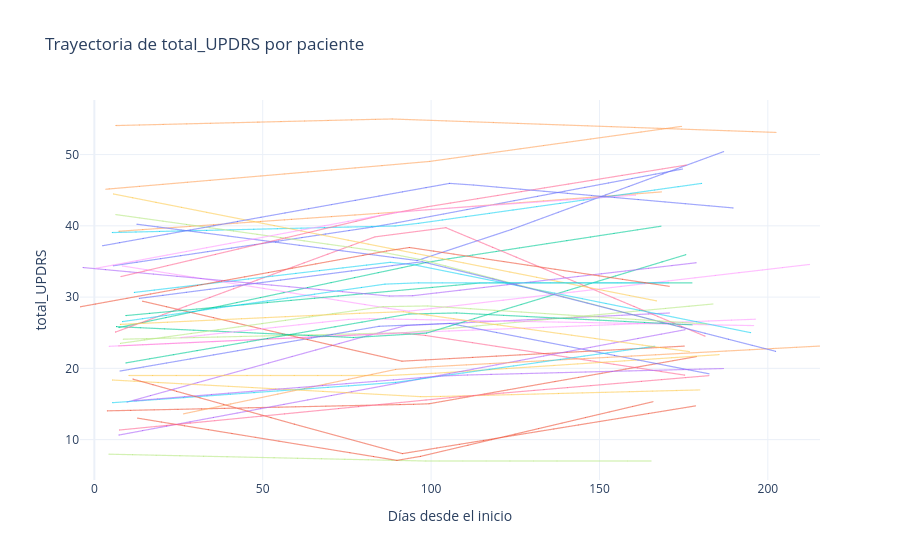

Notebook source saved alongside this figure:
### Markdown cell above
## 4. Trayectorias de gravedad

**Por qué:** el *spaghetti plot* (una línea por paciente) es el gráfico central en datos longitudinales.
Muestra si los pacientes **arrancan en niveles distintos** y si **evolucionan distinto**.

> ⚠️ Según el estudio original, la UPDRS fue evaluada por un médico al inicio, a los 3 y a los 6 meses;
> los valores intermedios fueron interpolados. Por eso las trayectorias se ven casi rectas.

### Code cell
fig = px.line(df, x=TIEMPO, y=OBJETIVO, color="paciente", line_group="paciente",
              title=f"Trayectoria de {OBJETIVO} por paciente",
              labels={TIEMPO: "Días desde el inicio"})
fig.update_traces(opacity=0.6, line_width=1.2)
fig.update_layout(showlegend=False)
guardar(fig, "01_trayectorias")
fig

### Figure 1 — Plotly figure (JSON) as saved in the notebook; plotly's stock layout.template omitted (floating-point values rounded to 4 significant figures; data arrays with more than 128 entries replaced by an {"elided": "..."} marker saying what was removed)
{"data": [{"hovertemplate": "paciente=1<br>Días desde el inicio=%{x}<br>total_UPDRS=%{y}<extra></extra>", "legendgroup": "1", "line": {"color": "#636efa", "dash": "solid", "width": 1.2}, "marker": {"symbol": "circle"}, "mode": "lines", "name": "1", "opacity": 0.6, "showlegend": true, "type": "scattergl", "x": {"elided": "149 float values"}, "xaxis": "x", "y": {"elided": "149 float values"}, "yaxis": "y"}, {"hovertemplate": "paciente=2<br>Días desde el inicio=%{x}<br>total_UPDRS=%{y}<extra></extra>", "legendgroup": "2", "line": {"color": "#EF553B", "dash": "solid", "width": 1.2}, "marker": {"symbol": "circle"}, "mode": "lines", "name": "2", "opacity": 0.6, "showlegend": true, "type": "scattergl", "x": {"elided": "145 float values"}, "xaxis": "x", "y": {"elided": "145 float values"}, "yaxis": "y"}, {"hovertemplate": "paciente=3<br>Días desde el inicio=%{x}<br>total_UPDRS=%{y}<extra></extra>", "legendgroup": "3", "line": {"color": "#00cc96", "dash": "solid", "width": 1.2}, "marker": {"symbol": "circle"}, "mode": "lines", "name": "3", "opacity": 0.6, "showlegend": true, "type": "scattergl", "x": {"elided": "144 float values"}, "xaxis": "x", "y": {"elided": "144 float values"}, "yaxis": "y"}, {"hovertemplate": "paciente=4<br>Días desde el inicio=%{x}<br>total_UPDRS=%{y}<extra></extra>", "legendgroup": "4", "line": {"color": "#ab63fa", "dash": "solid", "width": 1.2}, "marker": {"symbol": "circle"}, "mode": "lines", "name": "4", "opacity": 0.6, "showlegend": true, "type": "scattergl", "x": {"elided": "137 float values"}, "xaxis": "x", "y": {"elided": "137 float values"}, "yaxis": "y"}, {"hovertemplate": "paciente=5<br>Días desde el inicio=%{x}<br>total_UPDRS=%{y}<extra></extra>", "legendgroup": "5", "line": {"color": "#FFA15A", "dash": "solid", "width": 1.2}, "marker": {"symbol": "circle"}, "mode": "lines", "name": "5", "opacity": 0.6, "showlegend": true, "type": "scattergl", "x": {"elided": "156 float values"}, "xaxis": "x", "y": {"elided": "156 float values"}, "yaxis": "y"}, {"hovertemplate": "paciente=6<br>Días desde el inicio=%{x}<br>total_UPDRS=%{y}<extra></extra>", "legendgroup": "6", "line": {"color": "#19d3f3", "dash": "solid", "width": 1.2}, "marker": {"symbol": "circle"}, "mode": "lines", "name": "6", "opacity": 0.6, "showlegend": true, "type": "scattergl", "x": {"elided": "156 float values"}, "xaxis": "x", "y": {"elided": "156 float values"}, "yaxis": "y"}, {"hovertemplate": "paciente=7<br>Días desde el inicio=%{x}<br>total_UPDRS=%{y}<extra></extra>", "legendgroup": "7", "line": {"color": "#FF6692", "dash": "solid", "width": 1.2}, "marker": {"symbol": "circle"}, "mode": "lines", "name": "7", "opacity": 0.6, "showlegend": true, "type": "scattergl", "x": {"elided": "161 float values"}, "xaxis": "x", "y": {"elided": "161 float values"}, "yaxis": "y"}, {"hovertemplate": "paciente=8<br>Días desde el inicio=%{x}<br>total_UPDRS=%{y}<extra></extra>", "legendgroup": "8", "line": {"color": "#B6E880", "dash": "solid", "width": 1.2}, "marker": {"symbol": "circle"}, "mode": "lines", "name": "8", "opacity": 0.6, "showlegend": true, "type": "scattergl", "x": {"elided": "150 float values"}, "xaxis": "x", "y": {"elided": "150 float values"}, "yaxis": "y"}, {"hovertemplate": "paciente=9<br>Días desde el inicio=%{x}<br>total_UPDRS=%{y}<extra></extra>", "legendgroup": "9", "line": {"color": "#FF97FF", "dash": "solid", "width": 1.2}, "marker": {"symbol": "circle"}, "mode": "lines", "name": "9", "opacity": 0.6, "showlegend": true, "type": "scattergl", "x": {"elided": "152 float values"}, "xaxis": "x", "y": {"elided": "152 float values"}, "yaxis": "y"}, {"hovertemplate": "paciente=10<br>Días desde el inicio=%{x}<br>total_UPDRS=%{y}<extra></extra>", "legendgroup": "10", "line": {"color": "#FECB52", "dash": "solid", "width": 1.2}, "marker": {"symbol": "circle"}, "mode": "lines", "name": "10", "opacity": 0.6, "showlegend": true, "type": "scattergl", "x": {"elided": "148 float values"}, "xaxis": "x", "y": {"elided": "148 float values"}, "yaxis": "y"}, {"hovertemplate": "paciente=11<br>Días desde el inicio=%{x}<br>total_UPDRS=%{y}<extra></extra>", "legendgroup": "11", "line": {"color": "#636efa", "dash": "solid", "width": 1.2}, "marker": {"symbol": "circle"}, "mode": "lines", "name": "11", "opacity": 0.6, "showlegend": true, "type": "scattergl", "x": {"elided": "138 float values"}, "xaxis": "x", "y": {"elided": "138 float values"}, "yaxis": "y"}, {"hovertemplate": "paciente=12<br>Días desde el inicio=%{x}<br>total_UPDRS=%{y}<extra></extra>", "legendgroup": "12", "line": {"color": "#EF553B", "dash": "solid", "width": 1.2}, "marker": {"symbol": "circle"}, "mode": "lines", "name": "12", "opacity": 0.6, "showlegend": true, "type": "scattergl", "x": [14.36, 14.36, 14.36, 14.36, 14.36, 14.36, 21.39, 21.39, 21.39, 21.4, 21.4, 21.4, 28.36, 28.36, 28.36, 28.36, 28.37, 28.37, 35.36, 35.36, 35.36, 35.36, 35.36, 35.36, 42.36, 42.36, 42.36, 42.36, 42.36, 42.36, 49.36, 49.36, 49.37, 49.37, 49.37, 49.37, 56.33, 56.33, 56.33, 56.33, 56.33, 56.33, 63.36, 63.36, 63.36, 63.36, 63.36, 63.36, 70.35, 70.35, 70.35, 70.35, 70.35, 70.35, 91.33, 91.33, 91.33, 91.33, 91.33, 91.33, 98.36, 98.36, 98.36, 98.36, 98.36, 98.36, 105.4, 105.4, 105.4, 105.4, 105.4, 105.4, 112.3, 112.3, 112.4, 112.4, 112.4, 119.3, 119.3, 119.3, 119.3, 119.3, 119.3, 126.4, 126.4, 126.4, 126.4, 126.4, 126.4, 140.4, 140.4, 140.4, 140.4, 140.4, 140.4, 168.2, 168.2, 168.2, 168.2, 168.2, 168.2, 175.2, 175.2, 175.2, 175.2, 175.2, 175.2], "xaxis": "x", "y": [29.42, 29.42, 29.42, 29.42, 29.42, 29.42, 28.65, 28.65, 28.65, 28.65, 28.65, 28.65, 27.88, 27.88, 27.88, 27.88, 27.88, 27.88, 27.11, 27.11, 27.11, 27.11, 27.11, 27.11, 26.34, 26.34, 26.34, 26.34, 26.34, 26.34, 25.57, 25.57, 25.57, 25.57, 25.57, 25.57, 24.81, 24.81, 24.81, 24.81, 24.81, 24.81, 24.04, 24.04, 24.04, 24.04, 24.04, 24.04, 23.27, 23.27, 23.27, 23.27, 23.27, 23.27, 21.01, 21.01, 21.01, 21.01, 21.01, 21.01, 21.18, 21.18, 21.18, 21.18, 21.19, 21.19, 21.36, 21.36, 21.36, 21.36, 21.36, 21.36, 21.54, 21.54, 21.54, 21.54, 21.54, 21.71, 21.71, 21.71, 21.71, 21.71, 21.71, 21.89, 21.89, 21.89, 21.89, 21.89, 21.89, 22.24, 22.24, 22.24, 22.24, 22.24, 22.24, 22.95, 22.95, 22.95, 22.95, 22.95, 22.95, 23.12, 23.12, 23.12, 23.12, 23.12, 23.12], "yaxis": "y"}, {"hovertemplate": "paciente=13<br>Días desde el inicio=%{x}<br>total_UPDRS=%{y}<extra></extra>", "legendgroup": "13", "line": {"color": "#00cc96", "dash": "solid", "width": 1.2}, "marker": {"symbol": "circle"}, "mode": "lines", "name": "13", "opacity": 0.6, "showlegend": true, "type": "scattergl", "x": [6.596, 6.597, 6.597, 6.599, 6.599, 6.599, 13.63, 13.63, 13.63, 13.63, 13.63, 13.64, 20.81, 20.81, 20.81, 20.81, 20.81, 20.81, 29.54, 29.54, 29.54, 29.54, 29.54, 34.56, 34.56, 34.56, 34.56, 34.56, 41.6, 41.6, 41.6, 41.6, 41.6, 41.6, 55.8, 55.8, 55.8, 55.81, 55.81, 55.81, 63.57, 63.57, 63.57, 63.57, 63.57, 63.57, 76.91, 76.91, 76.91, 76.91, 76.91, 76.91, 98.59, 98.59, 98.59, 98.6, 98.6, 98.6, 105.6, 105.6, 105.6, 105.6, 105.6, 105.6, 112.8, 112.8, 112.8, 112.8, 112.8, 112.8, 119.7, 119.7, 119.7, 119.7, 119.7, 119.7, 126.7, 126.7, 126.7, 126.7, 126.7, 126.7, 140.6, 140.6, 140.6, 140.6, 140.6, 140.6, 147.6, 147.6, 147.6, 147.6, 147.6, 147.6, 154.7, 154.7, 154.7, 154.7, 154.7, 154.7, 168.6, 168.6, 168.6, 168.6, 168.6, 168.6, 175.6, 175.6, 175.6, 175.6, 175.6, 175.6], "xaxis": "x", "y": [25.86, 25.86, 25.86, 25.86, 25.86, 25.86, 25.7, 25.7, 25.7, 25.7, 25.7, 25.7, 25.55, 25.55, 25.55, 25.55, 25.55, 25.55, 25.36, 25.36, 25.36, 25.36, 25.36, 25.25, 25.25, 25.25, 25.25, 25.25, 25.1, 25.1, 25.1, 25.1, 25.1, 25.1, 24.79, 24.79, 24.79, 24.79, 24.79, 24.79, 24.62, 24.62, 24.62, 24.62, 24.62, 24.62, 24.33, 24.33, 24.33, 24.33, 24.33, 24.33, 24.94, 24.94, 24.94, 24.94, 24.94, 24.94, 25.94, 25.94, 25.94, 25.94, 25.94, 25.94, 26.97, 26.97, 26.97, 26.97, 26.97, 26.97, 27.96, 27.96, 27.96, 27.96, 27.96, 27.96, 28.95, 28.95, 28.95, 28.95, 28.95, 28.95, 30.94, 30.94, 30.94, 30.94, 30.94, 30.94, 31.94, 31.94, 31.94, 31.94, 31.94, 31.94, 32.96, 32.96, 32.96, 32.96, 32.96, 32.96, 34.94, 34.94, 34.94, 34.94, 34.95, 34.95, 35.95, 35.95, 35.95, 35.95, 35.95, 35.95], "yaxis": "y"}, {"hovertemplate": "paciente=14<br>Días desde el inicio=%{x}<br>total_UPDRS=%{y}<extra></extra>", "legendgroup": "14", "line": {"color": "#ab63fa", "dash": "solid", "width": 1.2}, "marker": {"symbol": "circle"}, "mode": "lines", "name": "14", "opacity": 0.6, "showlegend": true, "type": "scattergl", "x": {"elided": "136 float values"}, "xaxis": "x", "y": {"elided": "136 float values"}, "yaxis": "y"}, {"hovertemplate": "paciente=15<br>Días desde el inicio=%{x}<br>total_UPDRS=%{y}<extra></extra>", "legendgroup": "15", "line": {"color": "#FFA15A", "dash": "solid", "width": 1.2}, "marker": {"symbol": "circle"}, "mode": "lines", "name": "15", "opacity": 0.6, "showlegend": true, "type": "scattergl", "x": {"elided": "143 float values"}, "xaxis": "x", "y": {"elided": "143 float values"}, "yaxis": "y"}, {"hovertemplate": "paciente=16<br>Días desde el inicio=%{x}<br>total_UPDRS=%{y}<extra></extra>", "legendgroup": "16", "line": {"color": "#19d3f3", "dash": "solid", "width": 1.2}, "marker": {"symbol": "circle"}, "mode": "lines", "name": "16", "opacity": 0.6, "showlegend": true, "type": "scattergl", "x": {"elided": "138 float values"}, "xaxis": "x", "y": {"elided": "138 float values"}, "yaxis": "y"}, {"hovertemplate": "paciente=17<br>Días desde el inicio=%{x}<br>total_UPDRS=%{y}<extra></extra>", "legendgroup": "17", "line": {"color": "#FF6692", "dash": "solid", "width": 1.2}, "marker": {"symbol": "circle"}, "mode": "lines", "name": "17", "opacity": 0.6, "showlegend": true, "type": "scattergl", "x": {"elided": "144 float values"}, "xaxis": "x", "y": {"elided": "144 float values"}, "yaxis": "y"}, {"hovertemplate": "paciente=18<br>Días desde el inicio=%{x}<br>total_UPDRS=%{y}<extra></extra>", "legendgroup": "18", "line": {"color": "#B6E880", "dash": "solid", "width": 1.2}, "marker": {"symbol": "circle"}, "mode": "lines", "name": "18", "opacity": 0.6, "showlegend": true, "type": "scattergl", "x": [4.36, 4.36, 4.361, 4.362, 4.362, 4.363, 11.36, 11.36, 11.36, 11.36, 11.36, 11.36, 18.35, 18.35, 18.35, 18.35, 18.35, 18.35, 25.39, 25.39, 25.39, 25.39, 25.39, 25.39, 32.45, 32.45, 32.45, 32.45, 32.45, 32.45, 39.42, 39.42, 39.42, 39.42, 39.42, 39.42, 53.38, 53.38, 53.38, 53.39, 53.39, 53.39, 60.35, 60.35, 60.35, 60.35, 60.35, 60.35, 67.43, 67.43, 67.43, 67.43, 67.43, 67.43, 74.39, 74.39, 74.39, 74.39, 74.39, 74.39, 81.35, 81.35, 81.35, 81.35, 81.35, 81.36, 88.37, 88.37, 88.37, 88.37, 88.37, 88.38, 98.42, 98.42, 98.42, 98.42, 98.42, 98.42, 102.4, 102.4, 102.4, 102.4, 102.4, 102.4, 109.4, 109.4, 109.4, 109.4, 109.4, 109.4, 116.4, 116.4, 116.4, 116.4, 116.4, 116.4, 123.4, 123.4, 123.4, 123.4, 123.4, 123.4, 130.4, 130.4, 130.4, 130.4, 130.4, 130.4, 137.4, 137.4, 137.4, 137.4, 137.4, 137.4, 158.4, 158.4, 158.4, 158.4, 158.4, 158.4, 165.4, 165.4, 165.4, 165.4, 165.4, 165.4], "xaxis": "x", "y": [7.955, 7.955, 7.955, 7.955, 7.955, 7.955, 7.884, 7.884, 7.884, 7.884, 7.884, 7.884, 7.813, 7.813, 7.813, 7.813, 7.813, 7.813, 7.741, 7.741, 7.741, 7.741, 7.741, 7.741, 7.669, 7.669, 7.669, 7.669, 7.669, 7.669, 7.598, 7.598, 7.598, 7.598, 7.598, 7.598, 7.455, 7.455, 7.455, 7.455, 7.455, 7.455, 7.384, 7.384, 7.384, 7.384, 7.384, 7.384, 7.312, 7.312, 7.312, 7.312, 7.312, 7.312, 7.241, 7.241, 7.241, 7.241, 7.241, 7.241, 7.17, 7.17, 7.17, 7.17, 7.17, 7.17, 7.098, 7.098, 7.098, 7.098, 7.098, 7.098, 7.0, 7.0, 7.0, 7.0, 7.0, 7.0, 7.0, 7.0, 7.0, 7.0, 7.0, 7.0, 7.0, 7.0, 7.0, 7.0, 7.0, 7.0, 7.0, 7.0, 7.0, 7.0, 7.0, 7.0, 7.0, 7.0, 7.0, 7.0, 7.0, 7.0, 7.0, 7.0, 7.0, 7.0, 7.0, 7.0, 7.0, 7.0, 7.0, 7.0, 7.0, 7.0, 7.0, 7.0, 7.0, 7.0, 7.0, 7.0, 7.0, 7.0, 7.0, 7.0, 7.0, 7.0], "yaxis": "y"}, {"hovertemplate": "paciente=19<br>Días desde el inicio=%{x}<br>total_UPDRS=%{y}<extra></extra>", "legendgroup": "19", "line": {"color": "#FF97FF", "dash": "solid", "width": 1.2}, "marker": {"symbol": "circle"}, "mode": "lines", "name": "19", "opacity": 0.6, "showlegend": true, "type": "scattergl", "x": {"elided": "129 float values"}, "xaxis": "x", "y": {"elided": "129 float values"}, "yaxis": "y"}, {"hovertemplate": "paciente=20<br>Días desde el inicio=%{x}<br>total_UPDRS=%{y}<extra></extra>", "legendgroup": "20", "line": {"color": "#FECB52", "dash": "solid", "width": 1.2}, "marker": {"symbol": "circle"}, "mode": "lines", "name": "20", "opacity": 0.6, "showlegend": true, "type": "scattergl", "x": {"elided": "134 float values"}, "xaxis": "x", "y": {"elided": "134 float values"}, "yaxis": "y"}, {"hovertemplate": "paciente=21<br>Días desde el inicio=%{x}<br>total_UPDRS=%{y}<extra></extra>", "legendgroup": "21", "line": {"color": "#636efa", "dash": "solid", "width": 1.2}, "marker": {"symbol": "circle"}, "mode": "lines", "name": "21", "opacity": 0.6, "showlegend": true, "type": "scattergl", "x": [12.68, 12.68, 12.68, 12.68, 12.68, 12.68, 18.83, 18.83, 18.83, 18.83, 18.83, 18.83, 25.75, 25.75, 25.76, 25.76, 25.76, 25.76, 32.84, 32.84, 32.84, 32.84, 32.85, 32.85, 39.71, 39.71, 39.71, 39.71, 39.71, 39.71, 46.85, 46.85, 46.86, 46.86, 46.86, 46.86, 53.84, 53.84, 53.84, 53.85, 53.85, 53.85, 60.84, 60.84, 60.84, 60.84, 60.84, 67.84, 67.85, 67.85, 67.85, 67.85, 67.85, 73.78, 73.78, 73.78, 73.78, 73.78, 73.78, 81.8, 81.8, 81.8, 81.8, 81.8, 88.79, 88.79, 88.79, 88.79, 88.79, 88.79, 95.85, 95.85, 95.85, 95.85, 95.85, 95.85, 123.8, 123.8, 123.8, 123.8, 123.8, 123.8, 130.8, 130.8, 130.8, 130.8, 130.8, 130.8, 137.8, 137.8, 137.8, 137.8, 137.8, 137.8, 144.8, 144.8, 144.8, 144.8, 144.8, 144.8, 151.8, 151.8, 151.8, 151.8, 151.8, 151.8, 158.8, 158.8, 158.8, 158.8, 158.8, 158.8, 168.8, 168.8, 168.8, 168.8, 168.8, 186.9, 186.9, 186.9, 186.9, 186.9, 186.9], "xaxis": "x", "y": [40.22, 40.22, 40.22, 40.22, 40.22, 40.22, 39.85, 39.85, 39.85, 39.85, 39.85, 39.85, 39.42, 39.42, 39.42, 39.42, 39.42, 39.42, 38.99, 38.99, 38.99, 38.99, 38.99, 38.99, 38.57, 38.57, 38.57, 38.57, 38.57, 38.57, 38.13, 38.13, 38.13, 38.13, 38.13, 38.13, 37.7, 37.7, 37.7, 37.7, 37.7, 37.7, 37.27, 37.27, 37.27, 37.27, 37.27, 36.85, 36.85, 36.85, 36.85, 36.85, 36.85, 36.48, 36.48, 36.48, 36.48, 36.48, 36.48, 35.99, 35.99, 35.99, 35.99, 35.99, 35.56, 35.56, 35.56, 35.56, 35.56, 35.56, 35.13, 35.13, 35.13, 35.13, 35.13, 35.13, 39.48, 39.48, 39.48, 39.48, 39.48, 39.48, 40.69, 40.69, 40.69, 40.69, 40.69, 40.69, 41.91, 41.91, 41.91, 41.91, 41.91, 41.91, 43.12, 43.12, 43.12, 43.12, 43.12, 43.12, 44.34, 44.34, 44.34, 44.34, 44.34, 44.34, 45.55, 45.55, 45.55, 45.55, 45.55, 45.55, 47.28, 47.28, 47.28, 47.28, 47.28, 50.42, 50.42, 50.42, 50.42, 50.42, 50.42], "yaxis": "y"}, {"hovertemplate": "paciente=22<br>Días desde el inicio=%{x}<br>total_UPDRS=%{y}<extra></extra>", "legendgroup": "22", "line": {"color": "#EF553B", "dash": "solid", "width": 1.2}, "marker": {"symbol": "circle"}, "mode": "lines", "name": "22", "opacity": 0.6, "showlegend": true, "type": "scattergl", "x": [12.87, 12.87, 12.87, 12.87, 12.87, 12.87, 19.9, 19.9, 19.9, 19.9, 19.9, 19.91, 26.77, 26.77, 26.77, 26.77, 26.77, 26.77, 33.84, 33.84, 33.84, 33.84, 33.84, 33.84, 40.84, 40.84, 40.84, 40.85, 40.85, 40.85, 47.79, 47.79, 47.79, 47.79, 54.81, 54.81, 54.81, 54.81, 54.81, 54.81, 75.86, 75.86, 75.86, 75.86, 75.86, 75.86, 82.92, 82.92, 82.92, 82.92, 82.92, 82.92, 89.85, 89.85, 89.85, 89.85, 89.85, 89.85, 96.84, 96.84, 96.84, 96.84, 96.84, 96.84, 110.9, 110.9, 110.9, 110.9, 110.9, 117.9, 117.9, 117.9, 117.9, 117.9, 117.9, 124.9, 124.9, 124.9, 124.9, 124.9, 124.9, 131.9, 131.9, 131.9, 131.9, 131.9, 131.9, 138.9, 138.9, 138.9, 138.9, 138.9, 145.8, 145.8, 145.8, 145.8, 152.9, 152.9, 152.9, 152.9, 152.9, 152.9, 159.9, 159.9, 159.9, 159.9, 159.9, 165.9, 165.9, 165.9, 165.9, 165.9], "xaxis": "x", "y": [13.01, 13.01, 13.01, 13.01, 13.01, 13.01, 12.47, 12.47, 12.47, 12.47, 12.47, 12.47, 11.94, 11.94, 11.94, 11.94, 11.94, 11.94, 11.4, 11.4, 11.4, 11.4, 11.4, 11.4, 10.86, 10.86, 10.86, 10.86, 10.86, 10.86, 10.32, 10.32, 10.32, 10.32, 9.784, 9.784, 9.784, 9.784, 9.784, 9.784, 8.165, 8.165, 8.165, 8.164, 8.164, 8.164, 7.622, 7.622, 7.622, 7.622, 7.622, 7.622, 7.088, 7.088, 7.088, 7.088, 7.088, 7.088, 7.649, 7.649, 7.649, 7.649, 7.649, 7.649, 9.214, 9.214, 9.214, 9.215, 9.215, 9.986, 9.986, 9.986, 9.986, 9.987, 9.987, 10.76, 10.76, 10.76, 10.77, 10.77, 10.77, 11.54, 11.54, 11.54, 11.54, 11.54, 11.54, 12.32, 12.32, 12.32, 12.32, 12.32, 13.09, 13.09, 13.09, 13.09, 13.88, 13.88, 13.88, 13.88, 13.88, 13.88, 14.65, 14.65, 14.65, 14.65, 14.65, 15.32, 15.32, 15.32, 15.32, 15.32], "yaxis": "y"}, {"hovertemplate": "paciente=23<br>Días desde el inicio=%{x}<br>total_UPDRS=%{y}<extra></extra>", "legendgroup": "23", "line": {"color": "#00cc96", "dash": "solid", "width": 1.2}, "marker": {"symbol": "circle"}, "mode": "lines", "name": "23", "opacity": 0.6, "showlegend": true, "type": "scattergl", "x": {"elided": "138 float values"}, "xaxis": "x", "y": {"elided": "138 float values"}, "yaxis": "y"}, {"hovertemplate": "paciente=24<br>Días desde el inicio=%{x}<br>total_UPDRS=%{y}<extra></extra>", "legendgroup": "24", "line": {"color": "#ab63fa", "dash": "solid", "width": 1.2}, "marker": {"symbol": "circle"}, "mode": "lines", "name": "24", "opacity": 0.6, "showlegend": true, "type": "scattergl", "x": {"elided": "156 float values"}, "xaxis": "x", "y": {"elided": "156 float values"}, "yaxis": "y"}, {"hovertemplate": "paciente=25<br>Días desde el inicio=%{x}<br>total_UPDRS=%{y}<extra></extra>", "legendgroup": "25", "line": {"color": "#FFA15A", "dash": "solid", "width": 1.2}, "marker": {"symbol": "circle"}, "mode": "lines", "name": "25", "opacity": 0.6, "showlegend": true, "type": "scattergl", "x": {"elided": "144 float values"}, "xaxis": "x", "y": {"elided": "144 float values"}, "yaxis": "y"}, {"hovertemplate": "paciente=26<br>Días desde el inicio=%{x}<br>total_UPDRS=%{y}<extra></extra>", "legendgroup": "26", "line": {"color": "#19d3f3", "dash": "solid", "width": 1.2}, "marker": {"symbol": "circle"}, "mode": "lines", "name": "26", "opacity": 0.6, "showlegend": true, "type": "scattergl", "x": {"elided": "130 float values"}, "xaxis": "x", "y": {"elided": "130 float values"}, "yaxis": "y"}, {"hovertemplate": "paciente=27<br>Días desde el inicio=%{x}<br>total_UPDRS=%{y}<extra></extra>", "legendgroup": "27", "line": {"color": "#FF6692", "dash": "solid", "width": 1.2}, "marker": {"symbol": "circle"}, "mode": "lines", "name": "27", "opacity": 0.6, "showlegend": true, "type": "scattergl", "x": {"elided": "129 float values"}, "xaxis": "x", "y": {"elided": "129 float values"}, "yaxis": "y"}, {"hovertemplate": "paciente=28<br>Días desde el inicio=%{x}<br>total_UPDRS=%{y}<extra></extra>", "legendgroup": "28", "line": {"color": "#B6E880", "dash": "solid", "width": 1.2}, "marker": {"symbol": "circle"}, "mode": "lines", "name": "28", "opacity": 0.6, "showlegend": true, "type": "scattergl", "x": {"elided": "134 float values"}, "xaxis": "x", "y": {"elided": "134 float values"}, "yaxis": "y"}, {"hovertemplate": "paciente=29<br>Días desde el inicio=%{x}<br>total_UPDRS=%{y}<extra></extra>", "legendgroup": "29", "line": {"color": "#FF97FF", "dash": "solid", "width": 1.2}, "marker": {"symbol": "circle"}, "mode": "lines", "name": "29", "opacity": 0.6, "showlegend": true, "type": "scattergl", "x": {"elided": "168 float values"}, "xaxis": "x", "y": {"elided": "168 float values"}, "yaxis": "y"}, {"hovertemplate": "paciente=30<br>Días desde el inicio=%{x}<br>total_UPDRS=%{y}<extra></extra>", "legendgroup": "30", "line": {"color": "#FECB52", "dash": "solid", "width": 1.2}, "marker": {"symbol": "circle"}, "mode": "lines", "name": "30", "opacity": 0.6, "showlegend": true, "type": "scattergl", "x": [5.709, 5.709, 5.71, 5.711, 5.711, 5.712, 11.39, 11.39, 11.39, 11.4, 11.4, 11.4, 18.3, 18.3, 18.3, 18.31, 18.31, 18.31, 25.89, 25.89, 25.89, 25.89, 25.89, 25.89, 33.37, 33.37, 33.37, 47.37, 47.37, 47.37, 47.37, 47.37, 47.37, 53.39, 53.39, 53.39, 53.39, 53.39, 53.39, 61.36, 61.36, 61.36, 61.36, 61.36, 61.36, 67.4, 67.4, 67.4, 67.4, 67.4, 67.4, 75.35, 75.35, 75.35, 75.35, 75.35, 75.35, 81.31, 81.31, 81.31, 81.31, 81.31, 81.31, 95.31, 95.31, 95.31, 95.31, 95.31, 95.31, 103.4, 103.4, 103.4, 103.4, 103.4, 103.4, 109.6, 109.6, 109.6, 109.6, 109.6, 109.6, 117.4, 117.4, 117.4, 117.4, 117.4, 117.4, 123.4, 123.4, 123.4, 123.4, 123.4, 123.4, 131.4, 131.4, 131.4, 131.4, 131.4, 131.4, 137.4, 137.4, 137.4, 137.4, 137.4, 144.9, 144.9, 144.9, 144.9, 144.9, 144.9, 151.3, 151.3, 151.3, 151.3, 151.3, 158.9, 158.9, 158.9, 158.9, 158.9, 158.9, 166.9, 166.9, 166.9, 166.9, 166.9], "xaxis": "x", "y": [44.47, 44.47, 44.47, 44.47, 44.47, 44.47, 43.94, 43.94, 43.94, 43.94, 43.94, 43.94, 43.3, 43.3, 43.3, 43.3, 43.3, 43.3, 42.59, 42.59, 42.59, 42.59, 42.59, 42.59, 41.9, 41.9, 41.9, 40.59, 40.59, 40.59, 40.59, 40.59, 40.59, 40.03, 40.03, 40.03, 40.03, 40.03, 40.03, 39.29, 39.29, 39.29, 39.29, 39.29, 39.29, 38.73, 38.73, 38.73, 38.73, 38.73, 38.73, 37.99, 37.99, 37.99, 37.99, 37.99, 37.99, 37.44, 37.44, 37.44, 37.44, 37.44, 37.44, 36.13, 36.13, 36.13, 36.13, 36.13, 36.13, 35.38, 35.38, 35.38, 35.38, 35.38, 35.38, 34.81, 34.81, 34.81, 34.81, 34.81, 34.81, 34.08, 34.08, 34.08, 34.08, 34.08, 34.08, 33.52, 33.52, 33.52, 33.52, 33.52, 33.52, 32.78, 32.78, 32.78, 32.78, 32.78, 32.78, 32.22, 32.22, 32.22, 32.22, 32.22, 31.52, 31.52, 31.52, 31.52, 31.52, 31.52, 30.92, 30.92, 30.92, 30.92, 30.92, 30.22, 30.22, 30.22, 30.22, 30.22, 30.22, 29.48, 29.48, 29.48, 29.48, 29.48], "yaxis": "y"}, {"hovertemplate": "paciente=31<br>Días desde el inicio=%{x}<br>total_UPDRS=%{y}<extra></extra>", "legendgroup": "31", "line": {"color": "#636efa", "dash": "solid", "width": 1.2}, "marker": {"symbol": "circle"}, "mode": "lines", "name": "31", "opacity": 0.6, "showlegend": true, "type": "scattergl", "x": {"elided": "130 float values"}, "xaxis": "x", "y": {"elided": "130 float values"}, "yaxis": "y"}, {"hovertemplate": "paciente=32<br>Días desde el inicio=%{x}<br>total_UPDRS=%{y}<extra></extra>", "legendgroup": "32", "line": {"color": "#EF553B", "dash": "solid", "width": 1.2}, "marker": {"symbol": "circle"}, "mode": "lines", "name": "32", "opacity": 0.6, "showlegend": true, "type": "scattergl", "x": [11.48, 11.48, 11.48, 11.48, 11.48, 11.48, 17.45, 17.45, 17.45, 17.45, 17.45, 17.45, 24.42, 24.42, 24.42, 24.42, 24.42, 24.42, 31.4, 31.41, 31.41, 31.41, 31.41, 31.41, 38.4, 38.4, 38.4, 38.4, 38.41, 38.41, 45.41, 45.41, 45.41, 45.41, 45.42, 45.42, 52.42, 52.42, 52.42, 52.42, 52.42, 52.42, 59.39, 59.39, 59.39, 59.39, 59.39, 59.39, 91.46, 91.46, 91.46, 91.47, 91.47, 91.47, 101.7, 101.7, 101.7, 101.7, 101.7, 101.7, 108.5, 108.5, 108.5, 108.5, 108.5, 108.5, 115.6, 115.6, 115.6, 115.6, 115.6, 115.6, 122.5, 122.5, 122.5, 122.5, 122.5, 122.5, 136.4, 136.4, 136.4, 136.4, 136.4, 136.4, 143.8, 143.8, 143.8, 143.8, 143.8, 164.6, 164.6, 164.6, 164.6, 164.6, 164.6, 178.5, 178.5, 178.5, 178.5, 178.5, 178.5], "xaxis": "x", "y": [18.49, 18.49, 18.49, 18.49, 18.49, 18.49, 17.7, 17.7, 17.7, 17.7, 17.7, 17.7, 16.78, 16.78, 16.78, 16.78, 16.78, 16.78, 15.86, 15.86, 15.86, 15.86, 15.86, 15.86, 14.94, 14.94, 14.94, 14.94, 14.94, 14.94, 14.01, 14.01, 14.01, 14.01, 14.01, 14.01, 13.09, 13.09, 13.09, 13.09, 13.09, 13.09, 12.17, 12.17, 12.17, 12.17, 12.17, 12.17, 8.036, 8.036, 8.036, 8.036, 8.036, 8.036, 8.821, 8.821, 8.821, 8.822, 8.822, 8.822, 9.346, 9.346, 9.346, 9.346, 9.346, 9.346, 9.893, 9.893, 9.893, 9.893, 9.893, 9.893, 10.42, 10.42, 10.42, 10.42, 10.42, 10.42, 11.49, 11.49, 11.5, 11.5, 11.5, 11.5, 12.06, 12.06, 12.06, 12.06, 12.06, 13.66, 13.66, 13.66, 13.66, 13.66, 13.66, 14.73, 14.73, 14.73, 14.73, 14.73, 14.73], "yaxis": "y"}, {"hovertemplate": "paciente=33<br>Días desde el inicio=%{x}<br>total_UPDRS=%{y}<extra></extra>", "legendgroup": "33", "line": {"color": "#00cc96", "dash": "solid", "width": 1.2}, "marker": {"symbol": "circle"}, "mode": "lines", "name": "33", "opacity": 0.6, "showlegend": true, "type": "scattergl", "x": {"elided": "135 float values"}, "xaxis": "x", "y": {"elided": "135 float values"}, "yaxis": "y"}, {"hovertemplate": "paciente=34<br>Días desde el inicio=%{x}<br>total_UPDRS=%{y}<extra></extra>", "legendgroup": "34", "line": {"color": "#ab63fa", "dash": "solid", "width": 1.2}, "marker": {"symbol": "circle"}, "mode": "lines", "name": "34", "opacity": 0.6, "showlegend": true, "type": "scattergl", "x": {"elided": "161 float values"}, "xaxis": "x", "y": {"elided": "161 float values"}, "yaxis": "y"}, {"hovertemplate": "paciente=35<br>Días desde el inicio=%{x}<br>total_UPDRS=%{y}<extra></extra>", "legendgroup": "35", "line": {"color": "#FFA15A", "dash": "solid", "width": 1.2}, "marker": {"symbol": "circle"}, "mode": "lines", "name": "35", "opacity": 0.6, "showlegend": true, "type": "scattergl", "x": {"elided": "165 float values"}, "xaxis": "x", "y": {"elided": "165 float values"}, "yaxis": "y"}, {"hovertemplate": "paciente=36<br>Días desde el inicio=%{x}<br>total_UPDRS=%{y}<extra></extra>", "legendgroup": "36", "line": {"color": "#19d3f3", "dash": "solid", "width": 1.2}, "marker": {"symbol": "circle"}, "mode": "lines", "name": "36", "opacity": 0.6, "showlegend": true, "type": "scattergl", "x": {"elided": "129 float values"}, "xaxis": "x", "y": {"elided": "129 float values"}, "yaxis": "y"}, {"hovertemplate": "paciente=37<br>Días desde el inicio=%{x}<br>total_UPDRS=%{y}<extra></extra>", "legendgroup": "37", "line": {"color": "#FF6692", "dash": "solid", "width": 1.2}, "marker": {"symbol": "circle"}, "mode": "lines", "name": "37", "opacity": 0.6, "showlegend": true, "type": "scattergl", "x": {"elided": "140 float values"}, "xaxis": "x", "y": {"elided": "140 float values"}, "yaxis": "y"}, {"hovertemplate": "paciente=38<br>Días desde el inicio=%{x}<br>total_UPDRS=%{y}<extra></extra>", "legendgroup": "38", "line": {"color": "#B6E880", "dash": "solid", "width": 1.2}, "marker": {"symbol": "circle"}, "mode": "lines", "name": "38", "opacity": 0.6, "showlegend": true, "type": "scattergl", "x": {"elided": "149 float values"}, "xaxis": "x", "y": {"elided": "149 float values"}, "yaxis": "y"}, {"hovertemplate": "paciente=39<br>Días desde el inicio=%{x}<br>total_UPDRS=%{y}<extra></extra>", "legendgroup": "39", "line": {"color": "#FF97FF", "dash": "solid", "width": 1.2}, "marker": {"symbol": "circle"}, "mode": "lines", "name": "39", "opacity": 0.6, "showlegend": true, "type": "scattergl", "x": {"elided": "143 float values"}, "xaxis": "x", "y": {"elided": "143 float values"}, "yaxis": "y"}, {"hovertemplate": "paciente=40<br>Días desde el inicio=%{x}<br>total_UPDRS=%{y}<extra></extra>", "legendgroup": "40", "line": {"color": "#FECB52", "dash": "solid", "width": 1.2}, "marker": {"symbol": "circle"}, "mode": "lines", "name": "40", "opacity": 0.6, "showlegend": true, "type": "scattergl", "x": {"elided": "142 float values"}, "xaxis": "x", "y": {"elided": "142 float values"}, "yaxis": "y"}, {"hovertemplate": "paciente=41<br>Días desde el inicio=%{x}<br>total_UPDRS=%{y}<extra></extra>", "legendgroup": "41", "line": {"color": "#636efa", "dash": "solid", "width": 1.2}, "marker": {"symbol": "circle"}, "mode": "lines", "name": "41", "opacity": 0.6, "showlegend": true, "type": "scattergl", "x": {"elided": "165 float values"}, "xaxis": "x", "y": {"elided": "165 float values"}, "yaxis": "y"}, {"hovertemplate": "paciente=42<br>Días desde el inicio=%{x}<br>total_UPDRS=%{y}<extra></extra>", "legendgroup": "42", "line": {"color": "#EF553B", "dash": "solid", "width": 1.2}, "marker": {"symbol": "circle"}, "mode": "lines", "name": "42", "opacity": 0.6, "showlegend": true, "type": "scattergl", "x": {"elided": "150 float values"}, "xaxis": "x", "y": {"elided": "150 float values"}, "yaxis": "y"}], "layout": {"legend": {"title": {"text": "paciente"}, "tracegroupgap": 0}, "showlegend": false, "title": {"text": "Trayectoria de total_UPDRS por paciente"}, "xaxis": {"anchor": "y", "domain": [0, 1], "title": {"text": "Días desde el inicio"}}, "yaxis": {"anchor": "x", "domain": [0, 1], "title": {"text": "total_UPDRS"}}}}
